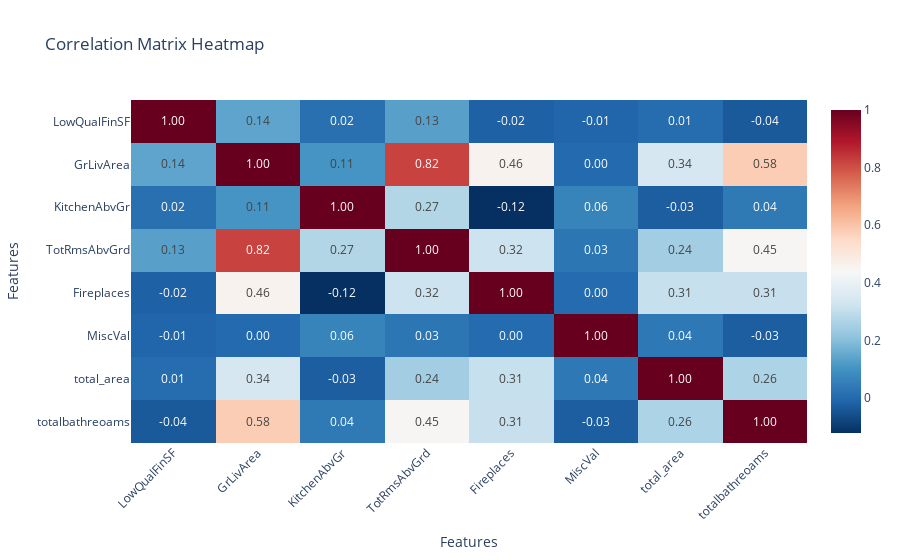

The notebook cell this image was saved under:
### Code cell
# the correlation matrix
corr_matrix = numerical_v2.corr(numeric_only=True)
# Convert it to long format for Plotly
corr_long = corr_matrix.reset_index().melt(id_vars='index')
corr_long.columns = ['Feature1', 'Feature2', 'Correlation']
# Create Plotly heatmap
fig = px.imshow(
    corr_matrix,
    text_auto='.2f',
    color_continuous_scale='RdBu_r',
    title='Correlation Matrix Heatmap',
    aspect='auto'
)

fig.update_layout(
    xaxis_title='Features',
    yaxis_title='Features',
    xaxis_tickangle=-45
)
fig.show()

### Figure 1 — Plotly figure (JSON) as saved in the notebook; plotly's stock layout.template omitted (floating-point values rounded to 4 significant figures)
{"data": [{"coloraxis": "coloraxis", "hovertemplate": "x: %{x}<br>y: %{y}<br>color: %{z}<extra></extra>", "name": "0", "texttemplate": "%{z:.2f}", "type": "heatmap", "x": ["LowQualFinSF", "GrLivArea", "KitchenAbvGr", "TotRmsAbvGrd", "Fireplaces", "MiscVal", "total_area", "totalbathreoams"], "xaxis": "x", "y": ["LowQualFinSF", "GrLivArea", "KitchenAbvGr", "TotRmsAbvGrd", "Fireplaces", "MiscVal", "total_area", "totalbathreoams"], "yaxis": "y", "z": [[1.0, 0.141, 0.01556, 0.1325, -0.01924, -0.01104, 0.007096, -0.03601], [0.141, 1.0, 0.1053, 0.8207, 0.46, 0.0004408, 0.3427, 0.5803], [0.01556, 0.1053, 1.0, 0.2735, -0.1215, 0.0648, -0.02673, 0.03685], [0.1325, 0.8207, 0.2735, 1.0, 0.3194, 0.03012, 0.2441, 0.4481], [-0.01924, 0.46, -0.1215, 0.3194, 1.0, 0.004239, 0.3098, 0.3103], [-0.01104, 0.0004408, 0.0648, 0.03012, 0.004239, 1.0, 0.0351, -0.02638], [0.007096, 0.3427, -0.02673, 0.2441, 0.3098, 0.0351, 1.0, 0.2636], [-0.03601, 0.5803, 0.03685, 0.4481, 0.3103, -0.02638, 0.2636, 1.0]]}], "layout": {"coloraxis": {"colorscale": [[0, "rgb(5,48,97)"], [0.1, "rgb(33,102,172)"], [0.2, "rgb(67,147,195)"], [0.3, "rgb(146,197,222)"], [0.4, "rgb(209,229,240)"], [0.5, "rgb(247,247,247)"], [0.6, "rgb(253,219,199)"], [0.7, "rgb(244,165,130)"], [0.8, "rgb(214,96,77)"], [0.9, "rgb(178,24,43)"], [1, "rgb(103,0,31)"]]}, "title": {"text": "Correlation Matrix Heatmap"}, "xaxis": {"anchor": "y", "domain": [0, 1], "tickangle": -45, "title": {"text": "Features"}}, "yaxis": {"anchor": "x", "autorange": "reversed", "domain": [0, 1], "title": {"text": "Features"}}}}
